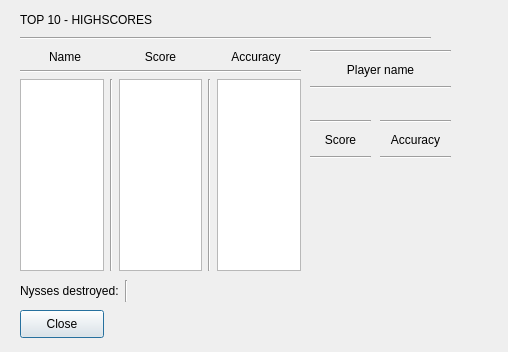
<?xml version="1.0" encoding="UTF-8"?>
<ui version="4.0">
 <class>HighScoreDialog</class>
 <widget class="QDialog" name="HighScoreDialog">
  <property name="geometry">
   <rect>
    <x>0</x>
    <y>0</y>
    <width>508</width>
    <height>352</height>
   </rect>
  </property>
  <property name="windowTitle">
   <string>Dialog</string>
  </property>
  <widget class="QLabel" name="headerLabel">
   <property name="geometry">
    <rect>
     <x>20</x>
     <y>10</y>
     <width>201</width>
     <height>20</height>
    </rect>
   </property>
   <property name="text">
    <string>TOP 10 - HIGHSCORES</string>
   </property>
  </widget>
  <widget class="QPushButton" name="pushButton">
   <property name="geometry">
    <rect>
     <x>20</x>
     <y>310</y>
     <width>84</width>
     <height>28</height>
    </rect>
   </property>
   <property name="text">
    <string>Close</string>
   </property>
  </widget>
  <widget class="Line" name="line">
   <property name="geometry">
    <rect>
     <x>20</x>
     <y>30</y>
     <width>411</width>
     <height>16</height>
    </rect>
   </property>
   <property name="orientation">
    <enum>Qt::Horizontal</enum>
   </property>
  </widget>
  <widget class="QWidget" name="layoutWidget">
   <property name="geometry">
    <rect>
     <x>310</x>
     <y>120</y>
     <width>61</width>
     <height>65</height>
    </rect>
   </property>
   <layout class="QVBoxLayout" name="playerscoreLayout">
    <item>
     <widget class="Line" name="line_9">
      <property name="orientation">
       <enum>Qt::Horizontal</enum>
      </property>
     </widget>
    </item>
    <item>
     <widget class="QLabel" name="playerscoretextLabel">
      <property name="text">
       <string>Score</string>
      </property>
      <property name="alignment">
       <set>Qt::AlignCenter</set>
      </property>
     </widget>
    </item>
    <item>
     <widget class="Line" name="line_6">
      <property name="orientation">
       <enum>Qt::Horizontal</enum>
      </property>
     </widget>
    </item>
    <item>
     <widget class="QLabel" name="playerscoreLabel">
      <property name="text">
       <string/>
      </property>
      <property name="alignment">
       <set>Qt::AlignHCenter|Qt::AlignTop</set>
      </property>
     </widget>
    </item>
   </layout>
  </widget>
  <widget class="QWidget" name="layoutWidget_2">
   <property name="geometry">
    <rect>
     <x>380</x>
     <y>120</y>
     <width>71</width>
     <height>65</height>
    </rect>
   </property>
   <layout class="QVBoxLayout" name="playeraccuracyLayout">
    <item>
     <widget class="Line" name="line_10">
      <property name="orientation">
       <enum>Qt::Horizontal</enum>
      </property>
     </widget>
    </item>
    <item>
     <widget class="QLabel" name="playeraccuracyTextLabel">
      <property name="text">
       <string>Accuracy</string>
      </property>
      <property name="alignment">
       <set>Qt::AlignCenter</set>
      </property>
     </widget>
    </item>
    <item>
     <widget class="Line" name="line_5">
      <property name="orientation">
       <enum>Qt::Horizontal</enum>
      </property>
     </widget>
    </item>
    <item>
     <widget class="QLabel" name="playeraccuracyLabel">
      <property name="text">
       <string/>
      </property>
      <property name="alignment">
       <set>Qt::AlignHCenter|Qt::AlignTop</set>
      </property>
     </widget>
    </item>
   </layout>
  </widget>
  <widget class="QWidget" name="layoutWidget">
   <property name="geometry">
    <rect>
     <x>20</x>
     <y>50</y>
     <width>281</width>
     <height>221</height>
    </rect>
   </property>
   <layout class="QVBoxLayout" name="verticalLayout">
    <item>
     <layout class="QHBoxLayout" name="horizontalLayout_2">
      <item>
       <widget class="QLabel" name="nameLabel">
        <property name="text">
         <string>Name</string>
        </property>
        <property name="alignment">
         <set>Qt::AlignCenter</set>
        </property>
       </widget>
      </item>
      <item>
       <widget class="QLabel" name="scoreLabel">
        <property name="text">
         <string>Score</string>
        </property>
        <property name="alignment">
         <set>Qt::AlignCenter</set>
        </property>
       </widget>
      </item>
      <item>
       <widget class="QLabel" name="accuracyLabel">
        <property name="text">
         <string>Accuracy</string>
        </property>
        <property name="alignment">
         <set>Qt::AlignCenter</set>
        </property>
       </widget>
      </item>
     </layout>
    </item>
    <item>
     <widget class="Line" name="line_4">
      <property name="orientation">
       <enum>Qt::Horizontal</enum>
      </property>
     </widget>
    </item>
    <item>
     <layout class="QHBoxLayout" name="horizontalLayout">
      <item>
       <widget class="QListWidget" name="nameListWidget">
        <property name="font">
         <font>
          <pointsize>10</pointsize>
         </font>
        </property>
       </widget>
      </item>
      <item>
       <widget class="Line" name="line_2">
        <property name="orientation">
         <enum>Qt::Vertical</enum>
        </property>
       </widget>
      </item>
      <item>
       <widget class="QListWidget" name="scoreListWidget">
        <property name="font">
         <font>
          <pointsize>10</pointsize>
         </font>
        </property>
       </widget>
      </item>
      <item>
       <widget class="Line" name="line_3">
        <property name="orientation">
         <enum>Qt::Vertical</enum>
        </property>
       </widget>
      </item>
      <item>
       <widget class="QListWidget" name="accuracyListWidget">
        <property name="font">
         <font>
          <pointsize>10</pointsize>
         </font>
        </property>
       </widget>
      </item>
     </layout>
    </item>
   </layout>
  </widget>
  <widget class="QWidget" name="layoutWidget">
   <property name="geometry">
    <rect>
     <x>310</x>
     <y>50</y>
     <width>141</width>
     <height>65</height>
    </rect>
   </property>
   <layout class="QVBoxLayout" name="playernameLayout">
    <item>
     <widget class="Line" name="line_8">
      <property name="orientation">
       <enum>Qt::Horizontal</enum>
      </property>
     </widget>
    </item>
    <item>
     <widget class="QLabel" name="playernametextLabel">
      <property name="text">
       <string>Player name</string>
      </property>
      <property name="alignment">
       <set>Qt::AlignCenter</set>
      </property>
     </widget>
    </item>
    <item>
     <widget class="Line" name="line_7">
      <property name="orientation">
       <enum>Qt::Horizontal</enum>
      </property>
     </widget>
    </item>
    <item>
     <widget class="QLabel" name="playernameLabel">
      <property name="text">
       <string/>
      </property>
      <property name="alignment">
       <set>Qt::AlignHCenter|Qt::AlignTop</set>
      </property>
     </widget>
    </item>
   </layout>
  </widget>
  <widget class="QWidget" name="layoutWidget">
   <property name="geometry">
    <rect>
     <x>20</x>
     <y>280</y>
     <width>181</width>
     <height>22</height>
    </rect>
   </property>
   <layout class="QHBoxLayout" name="horizontalLayout_3">
    <item>
     <widget class="QLabel" name="nysseTextlabel">
      <property name="text">
       <string>Nysses destroyed:</string>
      </property>
     </widget>
    </item>
    <item>
     <widget class="Line" name="line_11">
      <property name="orientation">
       <enum>Qt::Vertical</enum>
      </property>
     </widget>
    </item>
    <item>
     <widget class="QLabel" name="nyssesdestroyedLabel">
      <property name="text">
       <string/>
      </property>
      <property name="alignment">
       <set>Qt::AlignCenter</set>
      </property>
     </widget>
    </item>
   </layout>
  </widget>
 </widget>
 <resources/>
 <connections/>
</ui>
